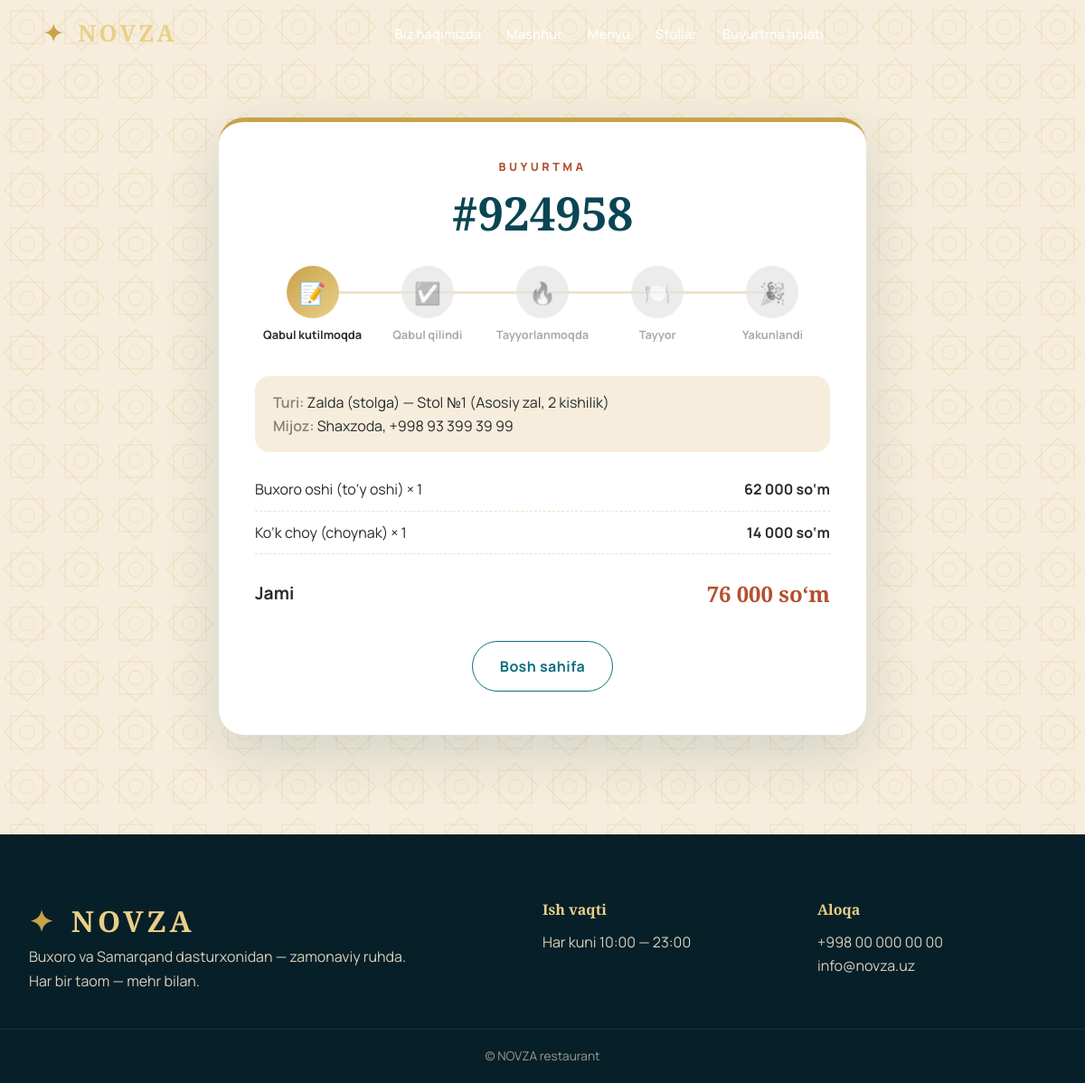
Page /order/924958/ on the committed database.
### restaurant/models.py (models this page shows, shortened)
class Order(models.Model):
    NEW, ACCEPTED, COOKING, READY, DONE, CANCELLED = "new", "accepted", "cooking", "ready", "done", "cancelled"
    STATUS = [
        (NEW, "Yangi"),
        (ACCEPTED, "Qabul qilindi"),
        (COOKING, "Tayyorlanmoqda"),
        (READY, "Tayyor"),
        (DONE, "Yakunlandi"),
        (CANCELLED, "Bekor qilindi"),
    ]
    FLOW = [NEW, ACCEPTED, COOKING, READY, DONE]
    ACTIVE = [NEW, ACCEPTED, COOKING, READY]
    DINE, TAKEAWAY, DELIVERY = "dine", "takeaway", "delivery"
    TYPES = [(DINE, "Zalda (stolga)"), (TAKEAWAY, "Olib ketish"), (DELIVERY, "Yetkazib berish")]
    code = models.CharField("Buyurtma kodi", max_length=6, unique=True, editable=False)
    order_type = models.CharField("Turi", max_length=10, choices=TYPES, default=DINE)
    table = models.ForeignKey(Table, verbose_name="Stol", null=True, blank=True, on_delete=models.SET_NULL)
    customer_name = models.CharField("Mijoz ismi", max_length=80)
    phone = models.CharField("Telefon", max_length=30)
    address = models.CharField("Manzil", max_length=250, blank=True)
    comment = models.TextField("Izoh", blank=True)
    total = models.PositiveIntegerField("Jami (so‘m)", default=0)
    status = models.CharField("Holati", max_length=12, choices=STATUS, default=NEW)
    created_at = models.DateTimeField("Vaqti", auto_now_add=True)
    class Meta:
        ordering = ["-created_at"]
        verbose_name = "Buyurtma"
        verbose_name_plural = "Buyurtmalar"

class Table(models.Model):
    ZONES = [("hall", "Asosiy zal"), ("terrace", "Terrasa"), ("vip", "VIP xona"), ("choyxona", "Choyxona (so‘ri)")]
    number = models.PositiveIntegerField("Stol raqami", unique=True)
    seats = models.PositiveIntegerField("O‘rinlar soni", default=4)
    zone = models.CharField("Joylashuvi", max_length=20, choices=ZONES, default="hall")
    is_active = models.BooleanField("Faol", default=True)
    class Meta:
        ordering = ["number"]
        verbose_name = "Stol"
        verbose_name_plural = "Stollar"
    def __str__(self):
        return f"Stol №{self.number} ({self.get_zone_display()}, {self.seats} kishilik)"

class OrderItem(models.Model):
    order = models.ForeignKey(Order, on_delete=models.CASCADE, related_name="items")
    dish = models.ForeignKey(Dish, null=True, blank=True, on_delete=models.SET_NULL, verbose_name="Taom")
    name = models.CharField("Nomi", max_length=120)
    price = models.PositiveIntegerField("Narxi")
    qty = models.PositiveIntegerField("Soni", default=1)
    class Meta:
        verbose_name = "Buyurtma qatori"
        verbose_name_plural = "Buyurtma tarkibi"
    @property
    def subtotal(self):
        return self.price * self.qty

### restaurant/views.py (the view)
# urls.py: path("order/<str:code>/", views.order_status, name="order_status"),
def order_status(request, code):
    order = get_object_or_404(Order.objects.prefetch_related("items"), code=code)
    steps = []
    if order.status != Order.CANCELLED:
        idx = Order.FLOW.index(order.status)
        for i, key in enumerate(Order.FLOW):
            label, icon = STEP_INFO[key]
            state = "done" if i < idx else "current" if i == idx else "todo"
            steps.append({"label": label, "icon": icon, "state": state})
    return render(request, "restaurant/order_status.html", {"order": order, "steps": steps})

### restaurant/templatetags/restaurant_extras.py (called while the page is built)
@register.filter
def som(value):
    try:
        return f"{int(value):,}".replace(",", " ")
    except (TypeError, ValueError):
        return value

### restaurant/templates/restaurant/order_status.html (shortened to what this page needs)
{% extends "restaurant/base.html" %}
{% load restaurant_extras %}
{% block content %}
<section class="section status-page">
  <div class="wrap narrow">
  {% if not_found %}
    <div class="panel center">
      <h2>Buyurtma topilmadi</h2>
      <p class="muted">«{{ code }}» kodli buyurtma yo‘q. Kodni tekshirib qaytadan urinib ko‘ring.</p>
      <a class="btn gold" href="{% url 'home' %}#track">Orqaga</a>
    </div>
  {% else %}
    <div class="panel">
      <p class="kicker center">Buyurtma</p>
      <h2 class="center">#{{ order.code }}</h2>
      {% if order.status == "cancelled" %}
        <p class="center cancelled">Buyurtma bekor qilindi.</p>
      {% else %}
        <ol class="steps" data-status="{{ order.status }}" data-url="{% url 'order_json' order.code %}">
          {% for s in steps %}<li class="{{ s.state }}"><span class="ic">{{ s.icon }}</span><b>{{ s.label }}</b></li>{% endfor %}
        </ol>
      {% endif %}
      <div class="info">
        <p><span>Turi:</span> {{ order.get_order_type_display }}{% if order.table %} — {{ order.table }}{% endif %}</p>
        <p><span>Mijoz:</span> {{ order.customer_name }}, {{ order.phone }}</p>
      </div>
      <ul class="lines">
        {% for i in order.items.all %}<li><span>{{ i.name }} × {{ i.qty }}</span><b>{{ i.subtotal|som }} so‘m</b></li>{% endfor %}
      </ul>
      <div class="total-row"><span>Jami</span><b>{{ order.total|som }} so‘m</b></div>
      <div class="center"><a class="btn ghost-dark" href="{% url 'home' %}">Bosh sahifa</a></div>
    </div>
  {% endif %}
  </div>
</section>
{% endblock %}

### restaurant/templates/restaurant/base.html (shortened to what this page needs)
{% load static %}<!DOCTYPE html>
<html lang="uz">
<head>
<link rel="stylesheet" href="{% static 'restaurant/css/style.css' %}">
</head>
<body>
<header id="nav">
  <a class="logo" href="{% url 'home' %}"><span class="logo-mark">✦</span> NOVZA</a>
  <nav id="menu-links">
    <a href="{% url 'home' %}#about">Biz haqimizda</a>
    <a href="{% url 'home' %}#popular">Mashhur</a>
    <a href="{% url 'home' %}#menu">Menyu</a>
    <a href="{% url 'home' %}#tables">Stollar</a>
    <a href="{% url 'home' %}#track">Buyurtma holati</a>
  </nav>
</header>
{% block content %}{% endblock %}
<footer id="footer">
  <div class="footer-inner">
    <div>
      <div class="logo big"><span class="logo-mark">✦</span> NOVZA</div>
      <p>Buxoro va Samarqand dasturxonidan — zamonaviy ruhda.<br>Har bir taom — mehr bilan.</p>
    </div>
    <div>
      <h4>Ish vaqti</h4>
      <p>Har kuni 10:00 — 23:00</p>
    </div>
    <div>
      <h4>Aloqa</h4>
      <p>+998 00 000 00 00<br>info@novza.uz</p>
    </div>
  </div>
  <div class="copy">© NOVZA restaurant</div>
</footer>
</body>
</html>

### restaurant/static/restaurant/css/style.css (style rules this page uses)
:root { --teal:#0e6e7e; --teal-d:#0a4553; --ink:#071f28; --gold:#c9a24a; --gold-l:#e9cf88; --cream:#f6eddc; --cream-2:#efe3c8; --terra:#b5502f; --text:#2a2a2a; --ease:cubic-bezier(.2,.7,.2,1); }
* { box-sizing:border-box;margin:0;padding:0 }
html { scroll-behavior:smooth;scroll-padding-top:80px }
body { font-family:'Manrope',system-ui,sans-serif;background:var(--cream);color:var(--text);line-height:1.65;overflow-x:hidden }
h1,h2,h3,h4,.logo { font-family:'Playfair Display',Georgia,serif }
a { color:inherit;text-decoration:none }
.wrap { max-width:1180px;margin:0 auto;padding:0 22px }
.wrap.narrow { max-width:760px }
.center { text-align:center }
#nav { position:fixed;inset:0 0 auto 0;z-index:100;display:flex;align-items:center;justify-content:space-between;padding:16px 4vw;transition:.4s var(--ease);color:#fff }
.logo { font-size:1.6rem;font-weight:800;letter-spacing:.12em;color:var(--gold-l) }
.logo-mark { color:var(--gold);margin-right:4px }
.logo.big { font-size:2rem }
#menu-links { display:flex;gap:28px }
#menu-links a { font-size:.92rem;font-weight:600;opacity:.88;position:relative;padding:4px 0 }
#menu-links a::after { content:"";position:absolute;left:0;bottom:0;height:2px;width:0;background:var(--gold);transition:.3s }
.btn { display:inline-block;padding:14px 30px;border-radius:50px;font-weight:700;letter-spacing:.03em;transition:.3s var(--ease);position:relative;overflow:hidden }
.btn.ghost-dark { border:1.5px solid var(--teal);color:var(--teal);margin-top:22px }
.section { padding:110px 0;position:relative }
.section>.wrap { position:relative }
.kicker { color:var(--terra);text-transform:uppercase;letter-spacing:.28em;font-size:.78rem;font-weight:800;margin-bottom:10px }
h2 { font-size:clamp(2rem,4.4vw,3.2rem);line-height:1.15;color:var(--teal-d);font-weight:700 }
.status-page { padding-top:130px;min-height:100vh;background:var(--cream) }
.panel { position:relative;background:#fff;border-radius:28px;padding:40px;box-shadow:0 20px 60px rgba(10,69,83,.15);border-top:5px solid var(--gold) }
.panel h2 { margin-bottom:20px }
.steps { list-style:none;display:flex;justify-content:space-between;margin:30px 0 34px;position:relative }
.steps::before { content:"";position:absolute;top:28px;left:8%;right:8%;height:3px;background:var(--cream-2) }
.steps li { position:relative;z-index:1;display:flex;flex-direction:column;align-items:center;gap:8px;flex:1;text-align:center;font-size:.8rem }
.steps .ic { width:58px;height:58px;border-radius:50%;display:grid;place-items:center;font-size:1.5rem;background:var(--cream-2);filter:grayscale(1);opacity:.7 }
.steps li.current .ic { background:linear-gradient(135deg,var(--gold),var(--gold-l));filter:none;opacity:1;animation:pulse 1.6s infinite }
.steps li.todo b { color:#aaa }
.info { background:var(--cream);border-radius:16px;padding:16px 20px;margin-bottom:18px }
.info span { color:#8a8070;font-weight:600 }
.lines { list-style:none;margin-bottom:14px }
.lines li { display:flex;justify-content:space-between;padding:10px 0;border-bottom:1px dashed var(--cream-2) }
.total-row { display:flex;justify-content:space-between;align-items:center;font-size:1.2rem;font-weight:700;padding:10px 0 }
.total-row b { font-family:'Playfair Display',serif;color:var(--terra);font-size:1.5rem }
footer { background:var(--ink);color:#d8d0bc;padding:70px 0 0 }
.footer-inner { max-width:1180px;margin:0 auto;padding:0 22px 40px;display:grid;grid-template-columns:2fr 1fr 1fr;gap:40px }
footer h4 { color:var(--gold-l);margin-bottom:10px }
.copy { border-top:1px solid rgba(255,255,255,.1);text-align:center;padding:18px;font-size:.85rem;opacity:.7 }

### rows in the picture
Order: code "924958", order_type "Zalda (stolga)", table "Stol №1 (Asosiy zal, 2 kishilik)", customer_name "Shaxzoda", phone "+998 93 399 39 99", total|som "76 000"
OrderItem: name "Buxoro oshi (to‘y oshi)", qty "1", subtotal|som "62 000"
OrderItem: name "Ko‘k choy (choynak)", qty "1", subtotal|som "14 000"

### other values in the picture
{{ s.icon }} "📝" "✅" "🔥" "🍽️" "🎉"
{{ s.label }} "Qabul kutilmoqda" "Qabul qilindi" "Tayyorlanmoqda" "Tayyor" "Yakunlandi"
